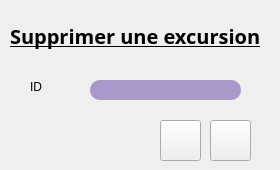
     <widget class="QWidget" name="page_10">
      <widget class="QLabel" name="label_12">
       <property name="geometry">
        <rect>
         <x>10</x>
         <y>20</y>
         <width>261</width>
         <height>31</height>
        </rect>
       </property>
       <property name="font">
        <font>
         <family>Quicksand</family>
         <pointsize>15</pointsize>
         <weight>75</weight>
         <italic>false</italic>
         <bold>true</bold>
         <underline>true</underline>
        </font>
       </property>
       <property name="styleSheet">
        <string notr="true">font: 75 15pt &quot;Quicksand&quot;;
text-decoration: underline;
font-weight:bold;</string>
       </property>
       <property name="text">
        <string>Supprimer une excursion</string>
       </property>
      </widget>
      <widget class="QLineEdit" name="lineEdit_supp_exc">
       <property name="geometry">
        <rect>
         <x>90</x>
         <y>80</y>
         <width>151</width>
         <height>20</height>
        </rect>
       </property>
       <property name="styleSheet">
        <string notr="true">border-color: rgb(255, 255, 255);

border-radius: 10px;
background-color: rgb(171, 152, 203);</string>
       </property>
      </widget>
      <widget class="QLabel" name="label_13">
       <property name="geometry">
        <rect>
         <x>30</x>
         <y>80</y>
         <width>47</width>
         <height>14</height>
        </rect>
       </property>
       <property name="text">
        <string>ID</string>
       </property>
      </widget>
      <widget class="QPushButton" name="pushButton_11">
       <property name="geometry">
        <rect>
         <x>210</x>
         <y>120</y>
         <width>41</width>
         <height>41</height>
        </rect>
       </property>
       <property name="styleSheet">
        <string notr="true">border-image: url(:/new/prefix1/icon/annuler.png);</string>
       </property>
       <property name="text">
        <string/>
       </property>
      </widget>
      <widget class="QPushButton" name="pushButton_supp_exc">
       <property name="geometry">
        <rect>
         <x>160</x>
         <y>120</y>
         <width>41</width>
         <height>41</height>
        </rect>
       </property>
       <property name="styleSheet">
        <string notr="true">border-image: url(:/new/prefix1/icon/ok.png);</string>
       </property>
       <property name="text">
        <string/>
       </property>
      </widget>
     </widget>
